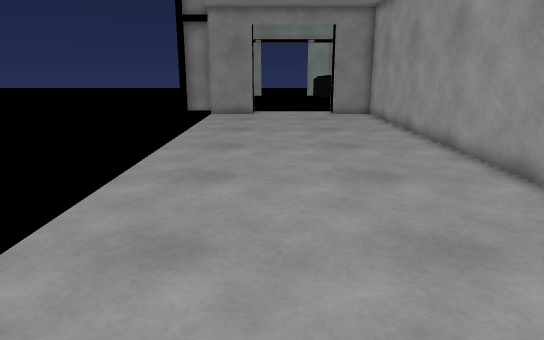
[1] (above)

16 first-person views from a walk through a 3-D level made in the Unity game engine. The camera is 1.2 m above the floor, tilts 14° down and sees 70° across. Doors are open. The floor is counted in squares, 0.5 m on a side. Each view is taken from the middle of a square. On the plan, view 1 faces up. The plan holds only what a view shows up to about 20 squares ahead; the rest is blank. The place goes on beyond the plan. The player character is not drawn.

[2]
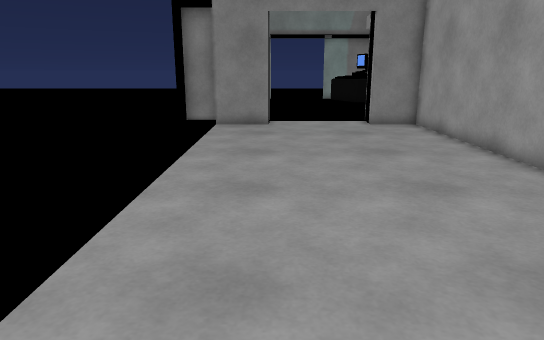

[3]
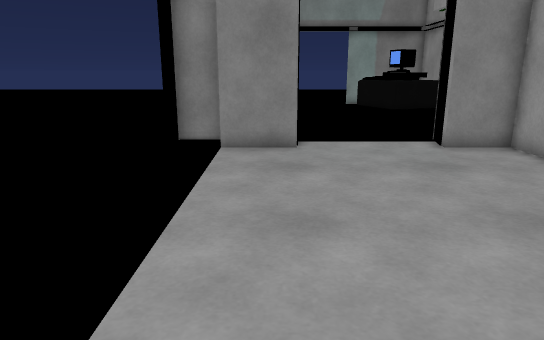

[4]
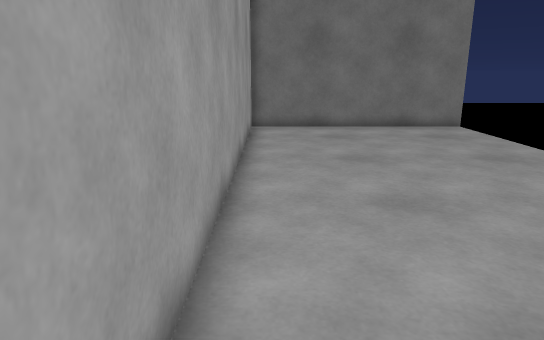

[5]
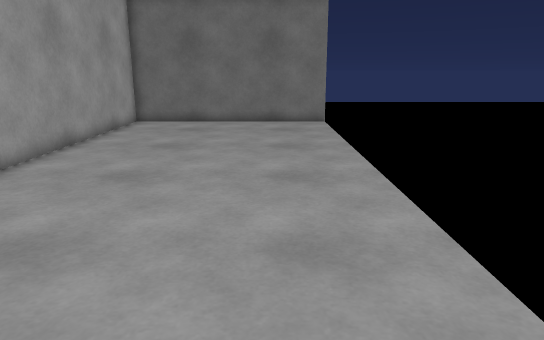

[6]
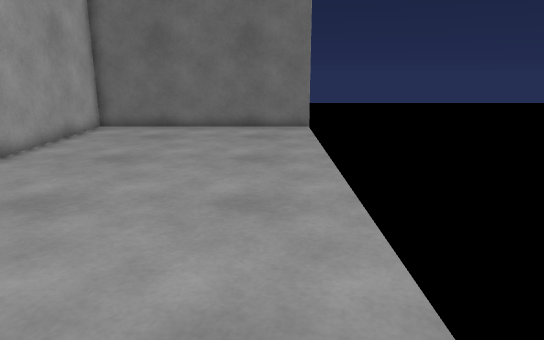

[7]
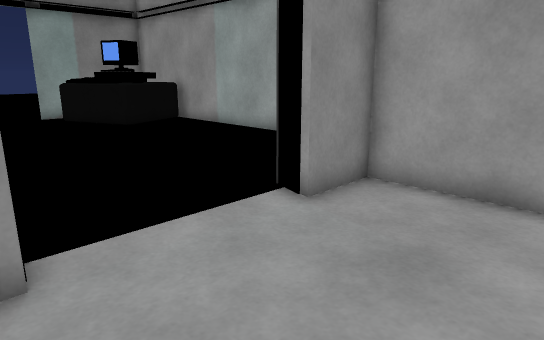

[8]
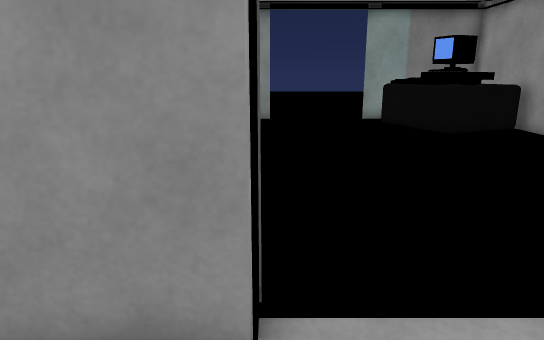

[9]
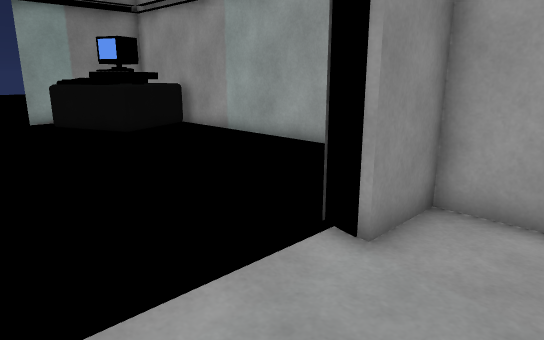

[10]
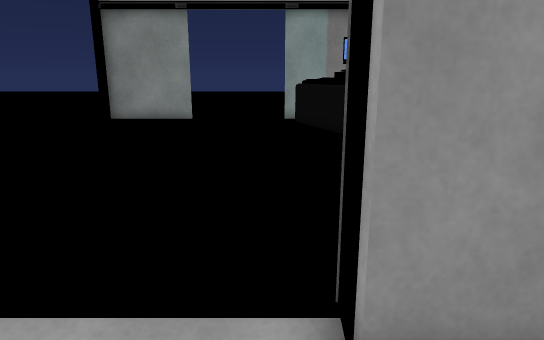

[11]
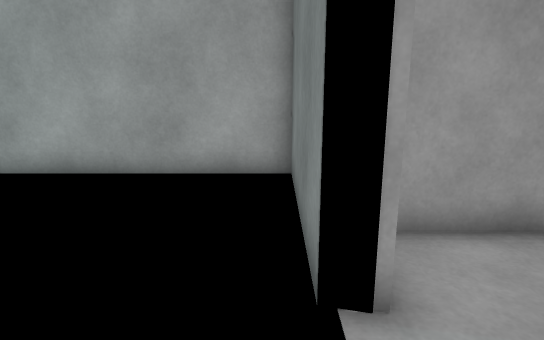

[12]
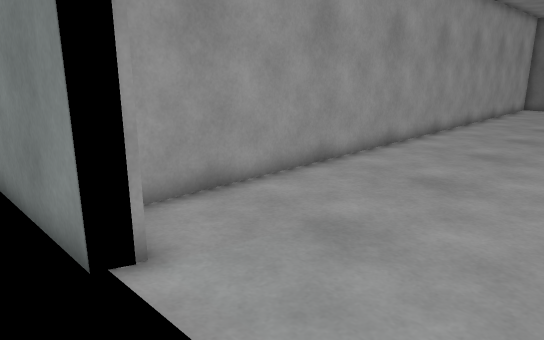

[13]
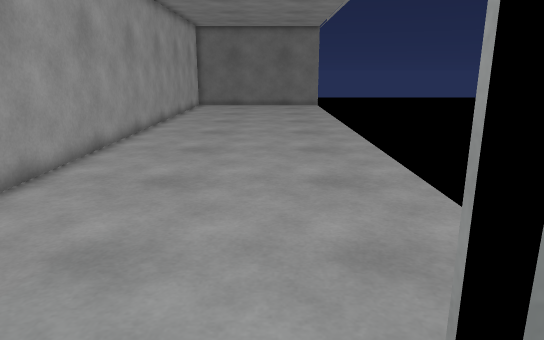

[14]
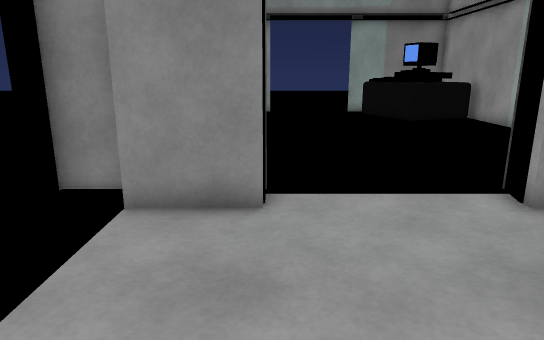

[15]
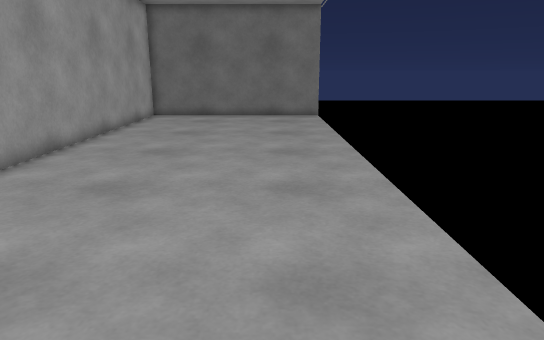

[16]
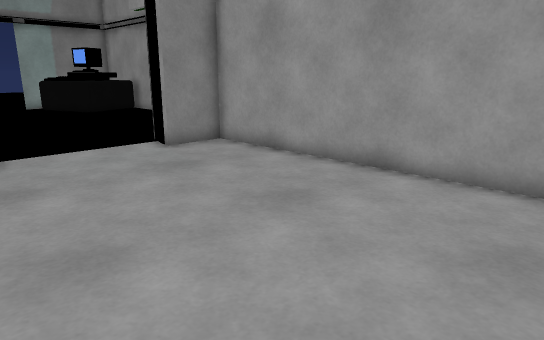

### Floor plan
Key: @ floor where view 1 was taken; # wall or solid block; . floor; D open door; v drop or lower ground; O other object.
Columns run from 5 left of view 1 to 9 right of it. Each row starts with its distance up from view 1.
 41 ####vDDDD######
 40               #
 39            OO #
 38            OOO#
 37               O
 36               #
 35               #
 34               #
 33               #
 32               #
 31               #
 30               #
 29               #
 28               #
 27               #
 26     ..        #
 25 ## ##.   ######
 24 v###DDDDD#####
 23 vv.........#
 22  v.........#
 21  v.........#
 20 vv.........#
 19 vv.........#
 18 vv.........#
 17 vv.........#
 16 vv.........#
 15 vv.........#
 14 vv.........#
 13 vv.........#
 12 vv.........#
 11 vv.........#
 10  v.........#
  9  v.........#
  8  v.........#
  7  v.........#
  6  v.........#
  5  v.........#
  4  v.........#
  3  v.........#
  2  v.........#
  1  v.........#
  0  v...@.....#
 -1  v.........#
 -2  v.........#
 -3  v.........#
 -4  v.........#
 -5  v.........#
 -6  v##########

Positions as (right, up) in squares from view 1, and headings:
1: (0, 0), facing up
2: (-1, 5), facing up
3: (-2, 11), facing up
4: (5, 12), facing down
5: (-1, 14), facing down
6: (-2, 12), facing down
7: (-2, 19), facing up-right
8: (-1, 21), facing up
9: (-1, 21), facing up-right
10: (3, 21), facing up
11: (0, 25), facing right
12: (-1, 26), facing down-right
13: (0, 26), facing down
14: (-1, 17), facing up
15: (-1, 17), facing down
16: (-3, 12), facing up-right
